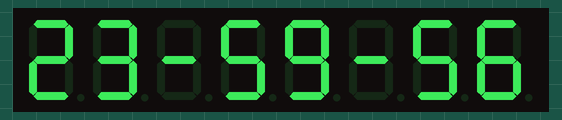
A sketch run on a simulated Arduino Uno, built with avr-gcc and run on an emulated ATmega328P. Parts: 8-digit seven-segment display. Wiring (inferred from the names in the program): TM1638 display and keys: STB pin 7; clock pin 9; DIO pin 8.

Above: at 0.1 s.
At 4.1 s:
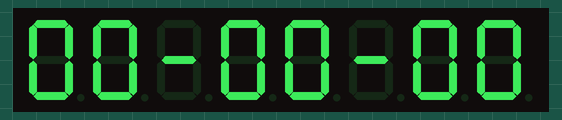
At 9.1 s:
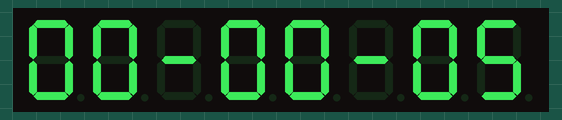
At 19.1 s:
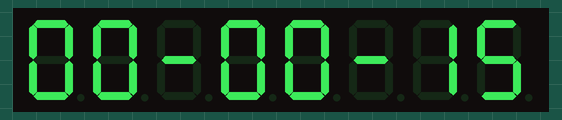
At 28.1 s:
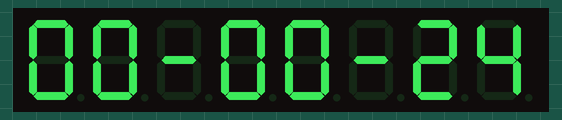
At 39.1 s:
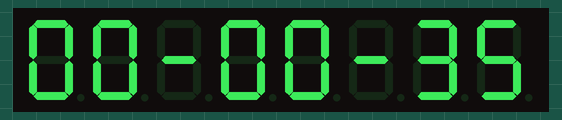

The sketch:

Lab_11_cp1.ino
```cpp
// Checkpoint 11.1
#include <Arduino.h>

const int PIN_STROBE = 7;
const int PIN_DATA   = 8;
const int PIN_CLOCK  = 9;

volatile int hours   = 23;
volatile int minutes = 59;
volatile int seconds = 55;
volatile bool update_flag = true;

const uint8_t digitMap[] = {
  0b00111111,
  0b00000110,
  0b01011011,
  0b01001111,
  0b01100110,
  0b01101101,
  0b01111101,
  0b00000111,
  0b01111111,
  0b01101111
};
const uint8_t DASH = 0b01000000;

void sendCommand(uint8_t value) {
  digitalWrite(PIN_STROBE, LOW);
  shiftOut(PIN_DATA, PIN_CLOCK, LSBFIRST, value);
  digitalWrite(PIN_STROBE, HIGH);
}

void resetTM1638() {
  sendCommand(0x40);
  digitalWrite(PIN_STROBE, LOW);
  shiftOut(PIN_DATA, PIN_CLOCK, LSBFIRST, 0xC0);
  for (int i = 0; i < 16; i++) {
    shiftOut(PIN_DATA, PIN_CLOCK, LSBFIRST, 0x00);
  }
  digitalWrite(PIN_STROBE, HIGH);
}

void updateDisplay() {
  uint8_t digits[8];

  digits[0] = digitMap[hours / 10];
  digits[1] = digitMap[hours % 10];
  digits[2] = DASH;
  digits[3] = digitMap[minutes / 10];
  digits[4] = digitMap[minutes % 10];
  digits[5] = DASH;
  digits[6] = digitMap[seconds / 10];
  digits[7] = digitMap[seconds % 10];

  for (int i = 0; i < 8; i++) {
    digitalWrite(PIN_STROBE, LOW);
    shiftOut(PIN_DATA, PIN_CLOCK, LSBFIRST, 0xC0 + (i * 2));
    shiftOut(PIN_DATA, PIN_CLOCK, LSBFIRST, digits[i]);
    digitalWrite(PIN_STROBE, HIGH);
  }
}

void setupTimer1() {
  noInterrupts();
  TCCR1A = 0;
  TCCR1B = 0;
  TCNT1  = 0;

  OCR1A = 15624;
  TCCR1B |= (1 << WGM12);
  TCCR1B |= (1 << CS12) | (1 << CS10);
  TIMSK1 |= (1 << OCIE1A);
  interrupts();
}

ISR(TIMER1_COMPA_vect) {
  seconds++;
  if (seconds >= 60) {
    seconds = 0;
    minutes++;
    if (minutes >= 60) {
      minutes = 0;
      hours++;
      if (hours >= 24) {
        hours = 0;
      }
    }
  }
  update_flag = true;
}

void setup() {
  pinMode(PIN_STROBE, OUTPUT);
  pinMode(PIN_CLOCK, OUTPUT);
  pinMode(PIN_DATA, OUTPUT);

  sendCommand(0x8F);
  resetTM1638();
  setupTimer1();
}

void loop() {
  if (update_flag) {
    update_flag = false;
    updateDisplay();
  }
}
```

Measured:
- what the display in image 1 shows lasts 1.0 s, from 4.0 s to 5.0 s
